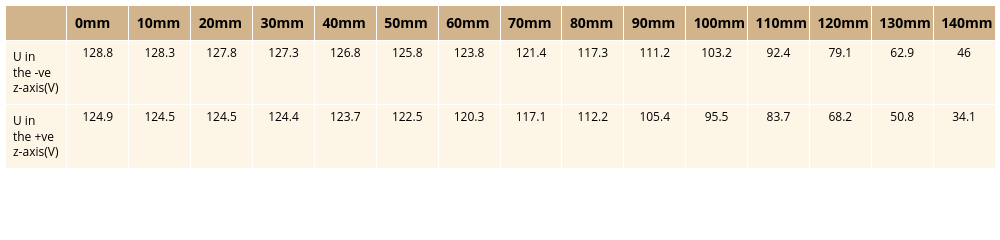

Notebook cell for this chart:
### Code cell
V1 = 9.71 #V  for the first with red and blue cable
I = 3#A

Vi_l = np.array([128.8, 128.3, 127.8, 127.3, 126.8, 125.8, 123.8, 121.4, 117.3, 111.2, 103.2, 92.4, 79.1, 62.9, 46.0]) #mV
Vi_r = np.array([124.9, 124.5, 124.5, 124.4, 123.7, 122.5, 120.3, 117.1, 112.2, 105.4, 95.5, 83.7, 68.2, 50.8, 34.1])

Uw = 28.5 #V
I_1 = 1.9 #A... for 40mm radius

Uw2 = 24 #V
I_2 = 1.9 #A ... for the second round
Uwa = (Uw + Uw2)/2

R = 0.1475 #m
N = 124
u0 = 1.2566e-6 # (m*kg)/C^2

E = 3.125
r0 = 40e-3 #m
UB = 300 #V

pressure = pd.DataFrame([Vi_l,
                         Vi_r],
                        index=['U in    the -ve z-axis(V)', 'U in    the +ve z-axis(V)'],
                         columns=['0mm', '10mm', '20mm', '30mm', '40mm', '50mm', '60mm', '70mm', '80mm', '90mm', '100mm', '110mm', '120mm', '130mm', '140mm'])
#pressure = pressure.transpose()
dfi = df2img.plot_dataframe(pressure, tbl_header={
        "align": "left",
        "fill_color": "tan",
        "font_color": "black",
        "font_size": 14,
    },
                            tbl_cells={
        "align": "center",
        "fill_color": "oldlace",
        "font_color": "black",
    },
    fig_size=(1000, 200),
    show_fig=False)
dfi.show()
#df2img.save_dataframe(fig=dfi, filename="SlE.png")

### Figure 1 — Plotly figure (JSON) as saved in the notebook; plotly's stock layout.template omitted (floating-point values rounded to 4 significant figures)
{"data": [{"cells": {"align": "center", "fill": {"color": "oldlace"}, "font": {"color": "black"}, "values": [["U in    the -ve z-axis(V)", "U in    the +ve z-axis(V)"], [128.8, 124.9], [128.3, 124.5], [127.8, 124.5], [127.3, 124.4], [126.8, 123.7], [125.8, 122.5], [123.8, 120.3], [121.4, 117.1], [117.3, 112.2], [111.2, 105.4], [103.2, 95.5], [92.4, 83.7], [79.1, 68.2], [62.9, 50.8], [46, 34.1]]}, "header": {"align": "left", "fill": {"color": "tan"}, "font": {"color": "black", "size": 14}, "values": ["<b><b>", "<b>0mm<b>", "<b>10mm<b>", "<b>20mm<b>", "<b>30mm<b>", "<b>40mm<b>", "<b>50mm<b>", "<b>60mm<b>", "<b>70mm<b>", "<b>80mm<b>", "<b>90mm<b>", "<b>100mm<b>", "<b>110mm<b>", "<b>120mm<b>", "<b>130mm<b>", "<b>140mm<b>"]}, "type": "table"}], "layout": {"height": 200, "margin": {"autoexpand": false, "b": 5, "l": 5, "r": 5, "t": 5}, "title": {"x": 0.01, "xanchor": "left"}, "width": 1000}}
